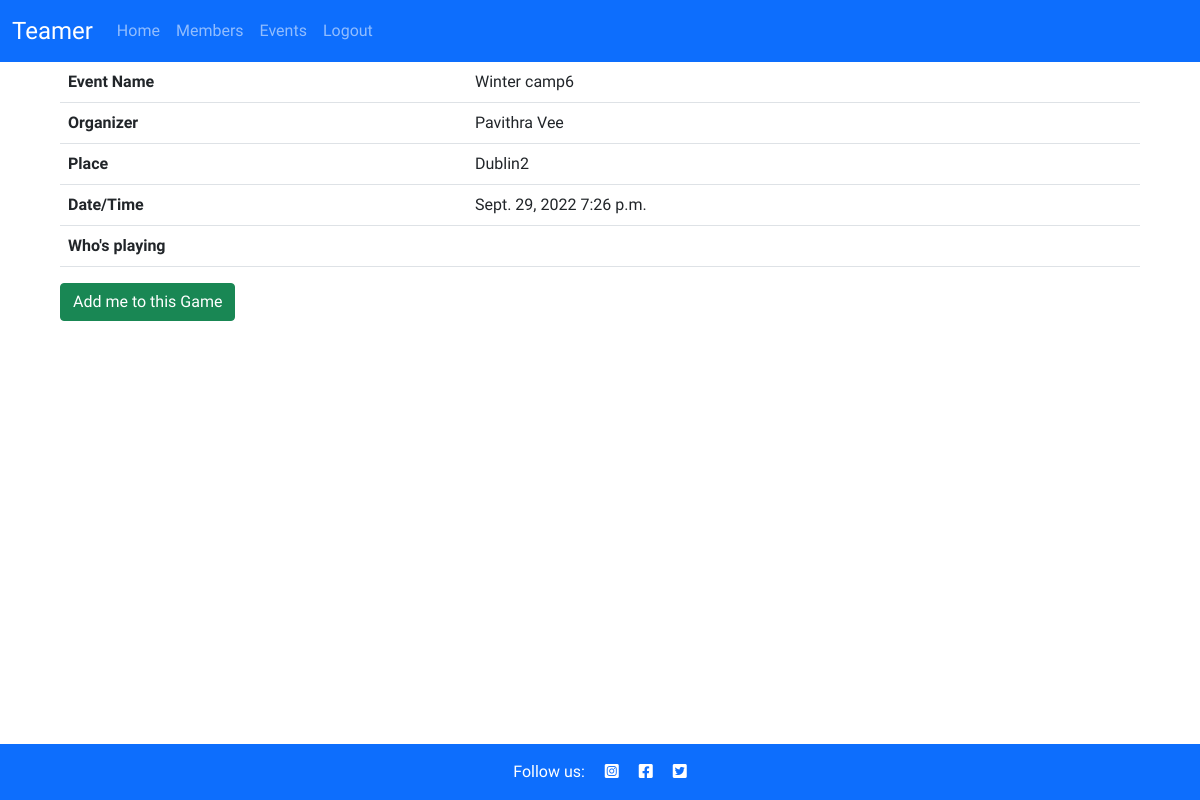
The page /event/3 (signed in) on the database its author committed.
### club/models.py (models this page shows, shortened)
class Event(models.Model):
    name = models.CharField(max_length=50, null=False, blank=False)
    place = models.CharField(max_length=50, null=False, blank=False)
    date = models.DateField()
    time = models.TimeField()
    created_by = models.ForeignKey(
        Member, on_delete=models.CASCADE, related_name="owner"
        )
    members = models.ManyToManyField(
        Member, related_name='players_in_event', blank=True
        )

class Member(models.Model):
    first_name = models.CharField(max_length=50, null=False, blank=False)
    last_name = models.CharField(max_length=50, null=False, blank=False)
    email = models.CharField(max_length=50, null=False, blank=False)
    phone_number = models.CharField(max_length=12)
    user = models.OneToOneField(
        User, on_delete=models.CASCADE, primary_key=True
        )
    def __str__(self):
        return self.first_name + ' ' + self.last_name

### club/views.py (the view)
# urls.py: path('event/<int:id>', get_event_details, name='get_event_details'),
def get_event_details(request, id):
    event = Event.objects.get(pk=id)
    members = event.members.all()
    logged_member = member = Member.objects.filter(user=request.user).first()
    context = {
        'event': event,
        'members': members,
        'current_member': logged_member
    }
    return render(request, 'event/details.html', context)

### club/templates/event/details.html (shortened to what this page needs)
{% extends "base.html" %}
{% block content %}
  <div >
    <div id="container container-custom" class="member-details">
        <table class="table" >
            <tbody>
              <tr>
                <th scope="row">Event Name</th>
                <td>{{ event.name }}</td>
              </tr>
              <tr>
                <th scope="row">Organizer</th>
                <td>{{ event.created_by }}</td>
              </tr>
              <tr>
                <th scope="row">Place</th>
                <td>{{ event.place }}</td>
              </tr>
              <tr>
                <th scope="row">Date/Time</th>
                <td>{{ event.date }} {{ event.time }}</td>
              </tr>
              <tr>
                <th scope="row">Who's playing</th>
                <td>
                </td>
              </tr>
            </tbody>
        </table>
        {% if current_member in members %}
        <form class="d-inline" action="{% url 'delete_member_from_event' event.id %}" method="POST">
            {% csrf_token %}
            <button  type="submit" name="post_id" value="" class="btn btn-danger"><span>Delete me from this Game</span></button>
        </form>
        {% else %}
        <form class="d-inline" action="{% url 'add_member_to_event' event.id %}" method="POST">
            <button type="submit" name="post_id" value="" class="btn btn-success"><span>Add me to this Game</span></button>
        </form>
        {% endif %}
    </div>
  </div>
{%endblock%}

### static/css/style.css (style rules this page uses)
* { margin: 0; padding: 0; border: none; }
body { font-family: raleway, sans-serif; font-weight: 300; }
@media only screen and (min-width: 600px) { .member-details { width: 90%; margin-right: auto; margin-left: auto; } }

### rows shown on the page
Event: name "Winter camp6", created_by "Pavithra Vee", place "Dublin2", date "Sept. 29, 2022", time "7:26 p.m."
